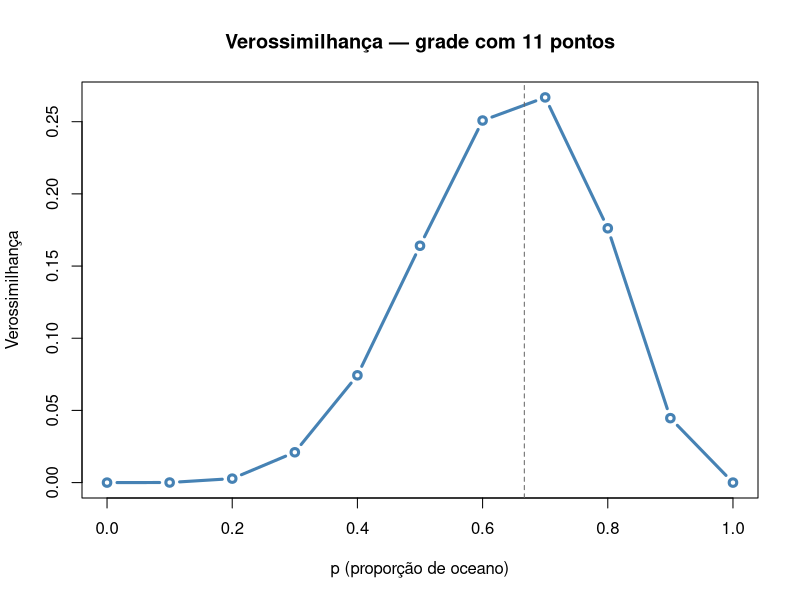
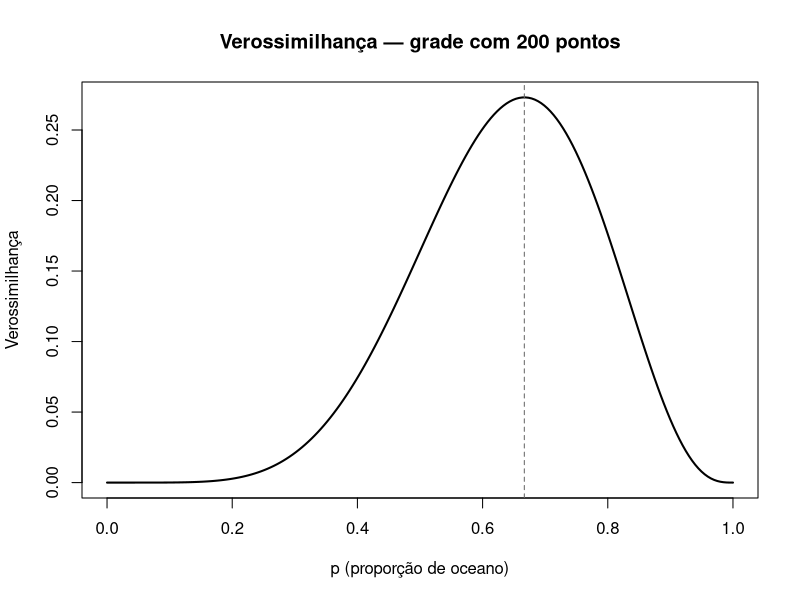
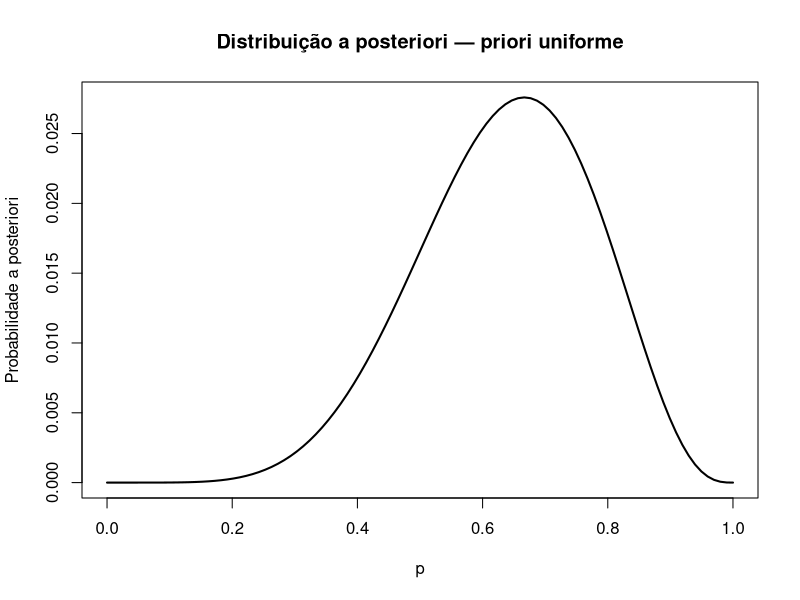
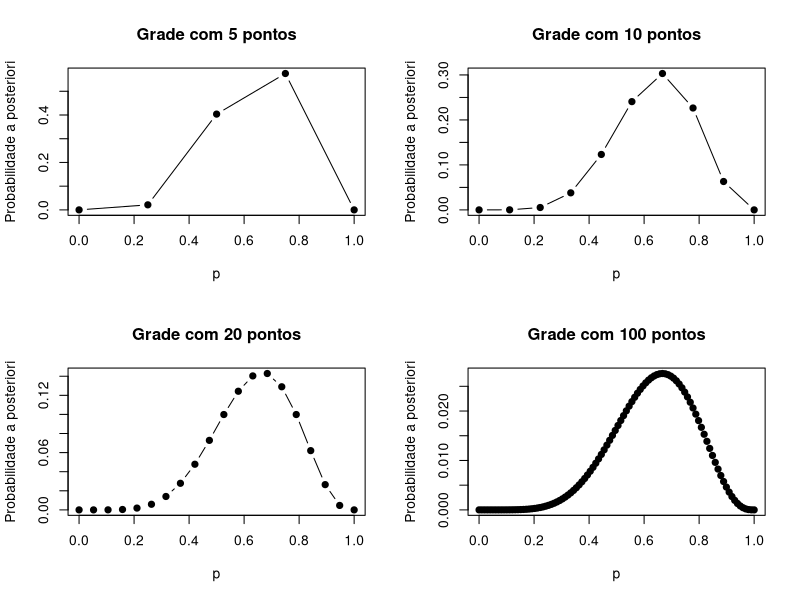
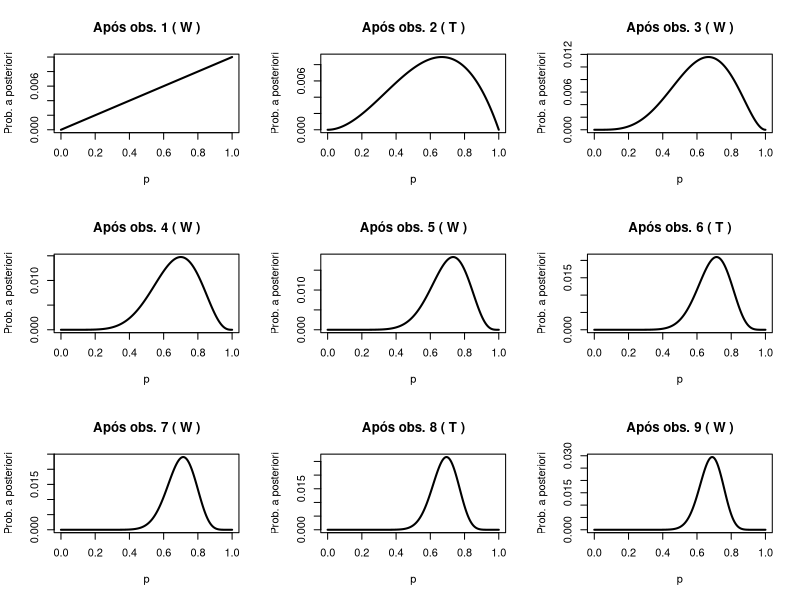
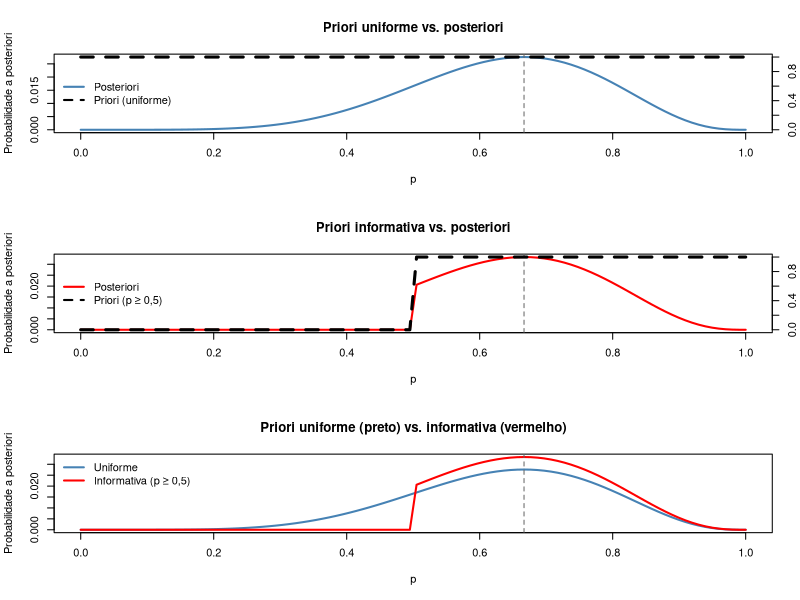
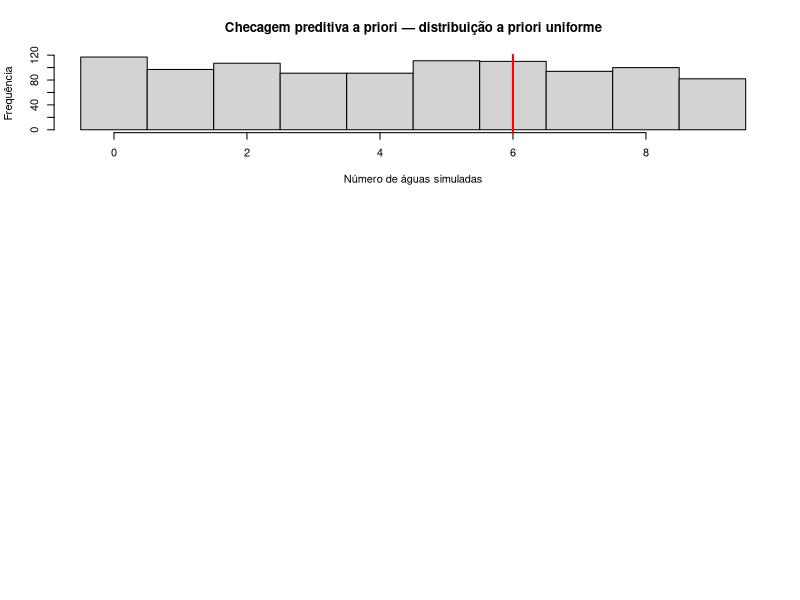

R code for these plots, in order:
## ---- chunk 1
#| code-fold: true

# Dados do experimento
k <- 6   # águas observadas
n <- 9   # total de lançamentos

# Grade grosseira: 11 pontos (p = 0, 0.1, 0.2, ..., 1.0)
p_grade <- seq(0, 1, by = 0.1)

# Verossimilhança em cada ponto
lik_grade <- dbinom(k, size = n, prob = p_grade)

# Gráfico de pontos
plot(p_grade, lik_grade, type = "b", lwd = 3, col = "steelblue",
     xlab = "p (proporção de oceano)", ylab = "Verossimilhança",
     main = "Verossimilhança — grade com 11 pontos")
abline(v = k / n, lty = 2, col = "gray40")  # pico em p = 6/9
## ---- chunk 2
#| code-fold: true

# Grade fina: 200 pontos
p_fino <- seq(0, 1, length.out = 200)
lik_fino <- dbinom(k, size = n, prob = p_fino)

# Gráfico de linha
plot(p_fino, lik_fino, type = "l", lwd = 2,
     xlab = "p (proporção de oceano)", ylab = "Verossimilhança",
     main = "Verossimilhança — grade com 200 pontos")
abline(v = k / n, lty = 2, col = "gray40")
## ---- chunk 3
#| code-fold: true

# Grade com 100 pontos igualmente espaçados em [0, 1]
p_grid <- seq(0, 1, length.out = 100)

# Dados
k <- 6; n <- 9

# Passo 1: verossimilhança
likelihood <- dbinom(k, size = n, prob = p_grid)

# Passo 2: distribuição a priori uniforme e produto
prior_unif <- dunif(p_grid, min = 0, max = 1)
peso       <- prior_unif * likelihood

# Passo 3: normalização
posterior_unif <- peso / sum(peso)

# Visualização
plot(p_grid, posterior_unif, type = "l", lwd = 2,
     xlab = "p", ylab = "Probabilidade a posteriori",
     main = "Distribuição a posteriori — priori uniforme")
## ---- chunk 4
#| code-fold: true

# Comparação: grade com 5, 20 e 100 pontos
par(mfrow = c(2,2))
for (n_pts in c(5, 10, 20, 100)) {
  pg   <- seq(0, 1, length.out = n_pts)
  lik  <- dbinom(k, size = n, prob = pg)
  post <- lik / sum(lik)    # priori uniforme: post ∝ lik
  plot(pg, post, type = "b", pch = 19,
       main = paste("Grade com", n_pts, "pontos"),
       xlab = "p", ylab = "Probabilidade a posteriori")
}
## ---- chunk 5
#| code-fold: true

p_grid <- seq(0, 1, length.out = 200)
obs    <- c("W","T","W","W","W","T","W","T","W")

# Distribuição a priori inicial: uniforme
prior_atual <- rep(1, 200)
prior_atual <- prior_atual / sum(prior_atual)

# Gráfico em sequência
par(mfrow = c(3, 3))
for (i in seq_along(obs)) {
  k_i  <- sum(obs[1:i] == "W")
  n_i  <- i
  lik  <- dbinom(k_i, size = n_i, prob = p_grid)
  peso <- prior_atual * lik
  post <- peso / sum(peso)

  plot(p_grid, post, type = "l", lwd = 2,
       main = paste("Após obs.", i, "(", obs[i], ")"),
       xlab = "p", ylab = "Prob. a posteriori", ylim = c(0, max(post)))

  prior_atual <- post   # posteriori atual vira priori da próxima iteração
}
par(mfrow = c(1, 1))
## ---- chunk 6
#| code-fold: true
#| fig-height: 12

p_grid <- seq(0, 1, length.out = 100)
k <- 6; n <- 9

# Verossimilhança
likelihood <- dbinom(k, size = n, prob = p_grid)

# Priori 1: uniforme
prior_unif     <- rep(1, 100)
posterior_unif <- prior_unif * likelihood
posterior_unif <- posterior_unif / sum(posterior_unif)

# Priori 2: informativa — zero abaixo de 0,5
prior_info     <- ifelse(p_grid < 0.5, 0, 1)
posterior_info <- prior_info * likelihood
posterior_info <- posterior_info / sum(posterior_info)

par(mfrow = c(3,1))
## Priori 1: uniforme
plot(p_grid, posterior_unif, type = "l", lwd = 2, col = "steelblue",
     xlab = "p", ylab = "Probabilidade a posteriori",
     main = "Priori uniforme vs. posteriori",
     ylim = c(0, max(posterior_unif)))
abline(v = k / n, lty = 2, col = "gray40")

# Segundo eixo y à direita para a prior_unif
par(new = TRUE)
plot(p_grid, prior_unif, type = "l", lty = 2, lwd = 3, col = "black",
     axes = FALSE, xlab = "", ylab = "",
     ylim = c(0, max(prior_unif)))
axis(side = 4)
mtext("Probabilidade a priori", side = 4, line = 3)
legend("left", legend = c("Posteriori", "Priori (uniforme)"),
       col = c("steelblue", "black"), lty = c(1,2), lwd = 2, bty = "n")

## Priori 2: informativa — zero abaixo de 0,5
plot(p_grid, posterior_info, type = "l", lwd = 2, col = "red",
     xlab = "p", ylab = "Probabilidade a posteriori",
     main = "Priori informativa vs. posteriori",
     ylim = c(0, max(posterior_info)))
abline(v = k / n, lty = 2, col = "gray40")

# Segundo eixo y à direita para a prior_info
par(new = TRUE)
plot(p_grid, prior_info, type = "l", lty = 2, lwd = 3, col = "black",
     axes = FALSE, xlab = "", ylab = "",
     ylim = c(0, max(prior_info)))
axis(side = 4)
mtext("Probabilidade a priori", side = 4, line = 3)
legend("left", legend = c("Posteriori", "Priori (p ≥ 0,5)"),
       col = c("red", "black"), lty = c(1,2), lwd = 2, bty = "n")

# Comparação entre as posterioris
plot(p_grid, posterior_unif, type = "l", col = "steelblue", lwd = 2,
     xlab = "p", ylab = "Probabilidade a posteriori",
     main = "Priori uniforme (preto) vs. informativa (vermelho)",
     ylim = c(0, max(posterior_unif, posterior_info)))
lines(p_grid, posterior_info, col = "red", lwd = 2)
abline(v = k / n, lty = 2, col = "gray40")   # proporção observada
legend("topleft", legend = c("Uniforme", "Informativa (p ≥ 0,5)"),
       col = c("steelblue", "red"), lwd = 2, bty = "n")


## ---- chunk 7
#| code-fold: true

# Amostrar 1000 valores de p da distribuição a priori uniforme
p_amostrado <- runif(1000, min = 0, max = 1)

# Para cada p amostrado, simular 9 lançamentos
k_pred <- rbinom(1000, size = 9, prob = p_amostrado)

# Histograma da checagem preditiva a priori
hist(k_pred, breaks = -0.5 + (0:10),
     xlab = "Número de águas simuladas",
     ylab = "Frequência",
     main = "Checagem preditiva a priori — distribuição a priori uniforme")
abline(v = 6, col = "red", lwd = 2)   # valor observado
